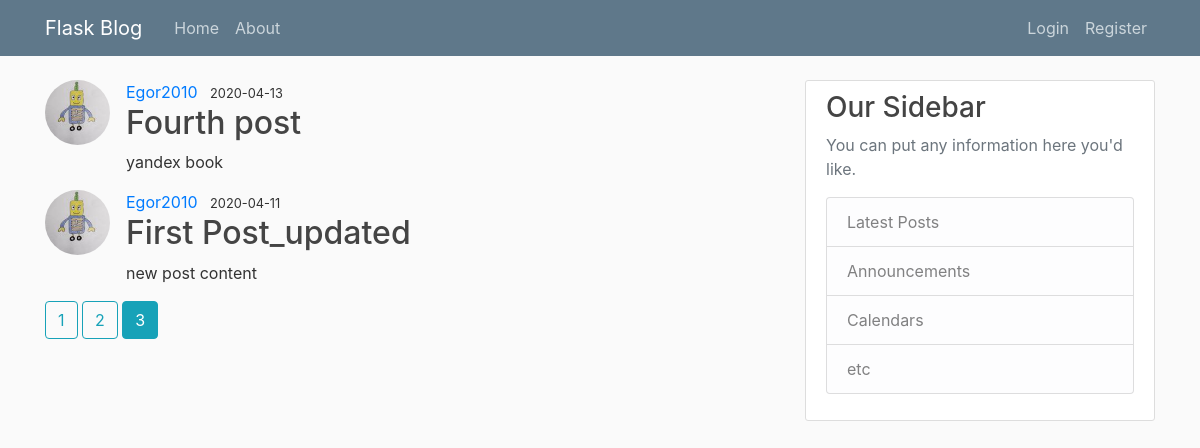
/?page=3, run on the app's committed database.
### flaskblog/models.py (models this page shows, shortened)
class Post(db.Model):
	id = db.Column(db.Integer(),primary_key = True)
	title = db.Column(db.String(100), nullable= False)
	created = db.Column(db.DateTime, nullable = False, default = datetime.now())
	content = db.Column(db.Text, nullable = False)
	user_id = db.Column(db.Integer, db.ForeignKey('user.id'), nullable = False)

class User(db.Model,UserMixin):
	id = db.Column(db.Integer(),primary_key = True)
	username = db.Column(db.String(20), unique = True, nullable = False)
	email = db.Column(db.String(120), unique = True, nullable = False)
	password = db.Column(db.String(60), nullable = False)
	image_file = db.Column(db.String(20), nullable = False, default='default.jpg')
	posts = db.relationship('Post', backref = 'autor', lazy = True)

### flaskblog/main/routes.py (the view)
@main.route("/")
def index():
	page = request.args.get('page', default = 1, type = int)
	posts = Post.query.order_by(Post.created.desc())\
								.paginate(per_page = 2, page = page)
	return render_template('home.html', title = 'Home page', posts = posts)

### flaskblog/Templates/home.html
{% extends "layout.html" %}
{% block content %}
	{% for post in posts.items %}
	<article class="media content section">
		<img class="rounded-circle article-img" src="{{url_for('static',
		filename='image_folder/'+post.autor.image_file) }}">
		<div class="media-body">
			<div class="article metadata">
            {% if current_user.username==post.autor.username %}
				<a class="mr-2" href="{{ url_for('users.account') }}">{{ post.autor.username }}</a>
			{% else %}
				<a class="mr-2" href="#">{{ post.autor.username }}</a>
			{% endif %}
				<small class="text muted">{{ post.created.strftime("%Y-%m-%d") }}</small>
			</div>
			<h2><a class="article-title" href="{{ url_for('posts.post', post_id = post.id) }}">{{ post.title }}</a></h2>
			<p class="article-content">{{ post.content }}</p>
		</div>
	</article>
	{% endfor %}
	{% for page_num in posts.iter_pages(left_edge=1, right_edge=1,left_current=1,right_current=1) %}
		{% if page_num %}
			{% if posts.page == page_num %}
				<a class="btn btn-info mb-4" href="{{ url_for('main.index', page=page_num) }}">{{ page_num }}</a>
			{% else %}
				<a class="btn btn-outline-info mb-4" href="{{ url_for('main.index', page=page_num) }}">{{ page_num }}</a>
			{% endif %}
		{% else %}
			...
		{% endif %}
	{% endfor %}
{% endblock content %}

### data on the page
Post: image_file (picture), autor.username "Egor2010", created "2020-04-13", title "Fourth post", content "yandex book"
Post: image_file (picture), autor.username "Egor2010", created "2020-04-11", title "First Post_updated", content "new post content"

### other printed values
{{ page_num }} "1" "2"
{{ page_num }} "3"
